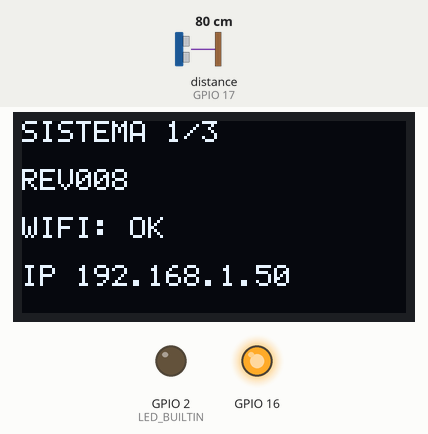
Bench run of a sketch on a simulated ESP32. Shown: 128×64 one-colour display, output pins drawn as LEDs (lit = HIGH). Wiring (inferred from the names in the program): range finder with pulse-width output: data GPIO 17; SSD1306 OLED at I2C address 0x3C. The inputs (shaded band) are chosen by the test bench; at power-on: distance to the obstacle (sensor on GPIO 17) 80 cm. The echo pulse lasts 58.3 µs per cm; WiFi joins after 1.5 s; servers stay silent unless stated.

Above: at 3.0 s.
3.1 s: distance to the obstacle (sensor on GPIO 17) set to 2 cm
At 5.9 s:
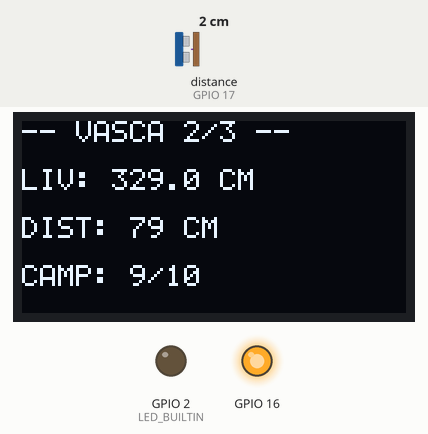
6.1 s: distance to the obstacle (sensor on GPIO 17) set to 60 cm
At 7.0 s:
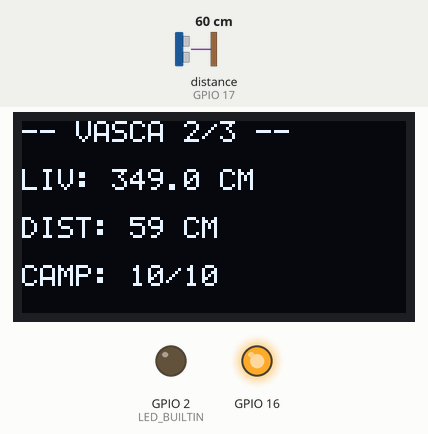
7.7 s: distance to the obstacle (sensor on GPIO 17) set to 35 cm
At 8.2 s:
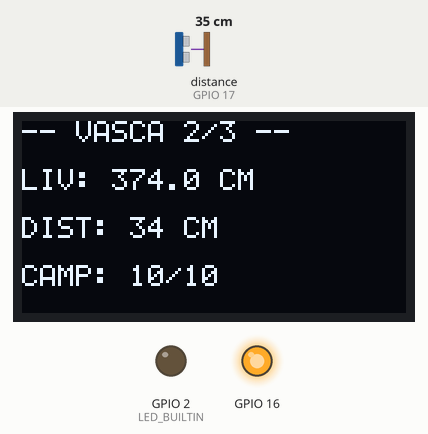
Timing chart, 0 to 32.4 s (numbered marks = the images above; inputs shaded):
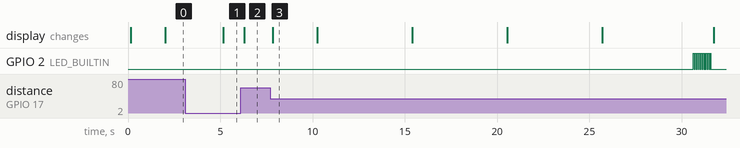

Measured:
- after the input at 3.1 s, the display: changes after 2.1 s (image 1)
- after the input at 6.1 s, the display: changes after 0.19 s (image 2)

The sketch:

heltec_esp32_lora_acquedotto.ino
```cpp
/*
 * Heltec WiFi LoRa 32 V2 — livello vasca acquedotto
 *
 * Sensore: Maxbotix MB7060 (PWM). Livello (cm) = 408 − distanza.
 * Invio ThingSpeak campo 1, canale in secrets.h.
 *
 * Cablaggio MB7060 → Heltec V2:
 *   GND sensore (pin 7) → pin 1 scheda
 *   V+  sensore (pin 6) → pin 2 scheda (5 V, max 5,5 V)
 *   PW  sensore (pin 2) → GPIO 17
 *
 * OLED integrato: oled_heltec_v2.h (driver locale, pin 4/15/16).
 *
 * Arduino IDE → Scheda: "Heltec WiFi LoRa 32(V2)"
 * Librerie: ThingSpeak
 * Campo: SERIAL_DEBUG 0, SIMULA_SENSORE commentato.
 * Casa/test USB: SERIAL_DEBUG 1 (vedi messaggi) oppure SIMULA_SENSORE per inviare valori.
 *
 * Rete Parabola: ESP32 solo 2,4 GHz + WPA2. Se iPhone OK e Parabola no, sul router
 * usa WPA2-PSK (non WPA3 solo) e WiFi 2,4 GHz attivo (vedi scan cifratura su seriale).
 *
 * Revisione: rev008 — OLED pagina sistema: mostra IP WiFi
 */

#define SKETCH_REV 8
#define SKETCH_REV_STR "rev008"

// 1 = messaggi su Monitor Seriale (WiFi, ThingSpeak, livello)
#define SERIAL_DEBUG 0

// Monitor Seriale USB: di solito uguale a SERIAL_DEBUG; metti 1 se vuoi solo USB senza troppi log
#define SERIAL_USB_ON  SERIAL_DEBUG

// --- Test a casa senza MB7060: decommenta ---
// #define SIMULA_SENSORE 1

// ========== IMPOSTAZIONI ==========
// Riavvio programmato della scheda (indipendente da WiFi/ThingSpeak)
const unsigned long RIAVVIO_MINUTI = 1440;

// OLED: pagine che si alternano (0 = una sola schermata compatta)
const unsigned long OLED_CAMBIO_PAGINA_MS = 5000;
const uint8_t OLED_NUM_PAGINE = 3;
// =================================

#include <WiFi.h>
#include "secrets.h"
#include "ThingSpeak.h"
#include "oled_heltec_v2.h"

// --- Pin e sensore MB7060 (PWM diretto, 58 us/cm) ---
const uint8_t PIN_SENSORE_PWM = 17; // numero gpio 17 su heltec
const int VASCA_ALTEZZA_CM = 408;
const unsigned long US_PER_CM = 58;
const unsigned long TIMEOUT_PW_US = 80000;
const int MB7060_DIST_MIN_CM = 20;
const int MB7060_DIST_MAX_CM = 765;

#if defined(SIMULA_SENSORE)
static int distanzaSimulataCm = 74;
static bool simNuovoValore = false;

void gestisciInputSerialeSim() {
  while (Serial.available()) {
    String linea = Serial.readStringUntil('\n');
    linea.trim();
    if (linea.length() == 0) {
      continue;
    }

    if (linea.equalsIgnoreCase("?") || linea.equalsIgnoreCase("help")) {
      Serial.println(F("=== Simulazione sensore ==="));
      Serial.println(F("Scrivi un numero e premi Invio:"));
      Serial.println(F("  74      distanza cm (come MB7060)"));
      Serial.println(F("  L334    livello acqua cm"));
      Serial.println(F("  ?       questo aiuto"));
      continue;
    }

    int dist = 0;
    char primo = linea.charAt(0);
    if (primo == 'L' || primo == 'l') {
      int liv = linea.substring(1).toInt();
      if (liv > 0 && liv < VASCA_ALTEZZA_CM) {
        dist = VASCA_ALTEZZA_CM - liv;
      }
    } else {
      dist = linea.toInt();
    }

    if (dist >= MB7060_DIST_MIN_CM && dist <= MB7060_DIST_MAX_CM) {
      distanzaSimulataCm = dist;
      simNuovoValore = true;
      Serial.print(F("OK  dist="));
      Serial.print(dist);
      Serial.print(F(" cm   liv="));
      Serial.println(VASCA_ALTEZZA_CM - dist);
    } else {
      Serial.println(F("Fuori range: distanza 20-765 cm"));
    }
  }
}
#endif

// --- Tempi ---
const unsigned long INTERVALLO_WIFI_MS = 30000;
const unsigned long WIFI_ATTESA_CONN_MS = 60000;
const unsigned long WIFI_IDLE_MAX_MS = 90000;
const unsigned long WIFI_TIMEOUT_SETUP_MS = 60000;
const unsigned long INTERVALLO_SENSORE_MS = 100;
const unsigned long INTERVALLO_THINGSPEAK_MS = 30000;
const unsigned long TIMEOUT_SENZA_INVIO_MS = 600000;
const unsigned long RIAVVIO_MS = RIAVVIO_MINUTI * 60UL * 1000UL;
const unsigned long MAX_ETA_DATI_MS = 120000;
const unsigned long PAUSA_RETRY_THINGSPEAK_MS = 2000;

const int NUM_LETTURE = 10;
const int MIN_CAMPIONI_PER_INVIO = 3;
const int SOGLIA_SCARTO_PERCENT = 10;
const int MAX_TENTATIVI_INVIO_TS = 3;

char ssid[] = SECRET_SSID;
char pass[] = SECRET_PASS;
WiFiClient client;

unsigned long myChannelNumber = SECRET_CH_ID;
const char* myWriteAPIKey = SECRET_WRITE_APIKEY;

int lettureLivello[NUM_LETTURE];
int indiceLettura = 0;
long sommaMediaMobile = 0;
int campioniValidi = 0;

unsigned long ultimoInvioSuccesso = 0;
unsigned long ultimoTentativoWiFi = 0;
unsigned long wifiUltimoBeginMs = 0;
unsigned long timerLetturaSensore = 0;
unsigned long timerInvioThingSpeak = 0;
unsigned long ultimaLetturaValidaMs = 0;
unsigned long momentoAvvio = 0;
unsigned int tentativiWiFiFalliti = 0;

float ultimoLivelloCm = -1.0f;
int ultimaDistanzaCm = 0;
int ultimoCodiceThingSpeak = 0;
bool lampeggioWiFiFatto = false;

char oledStatoCloud[12] = "---";
uint8_t oledPaginaCorrente = 0;
unsigned long oledTimerPagina = 0;
bool oledForzaRefresh = true;
unsigned long timerLogStatoSerial = 0;
const unsigned long INTERVALLO_LOG_SERIAL_MS = 30000;

void avviaSerialUsb() {
#if SERIAL_USB_ON || defined(SIMULA_SENSORE)
  Serial.begin(115200);
  delay(400);
  Serial.println();
  Serial.println(F("=== Acquedotto Heltec V2 ==="));
  Serial.println(F(SKETCH_REV_STR));
  Serial.println(F("Monitor: 115200 baud, fine riga = Nuova riga"));
  Serial.print(F("Riavvio programmato ogni "));
  Serial.print(RIAVVIO_MINUTI);
  Serial.println(F(" min"));
#if defined(SIMULA_SENSORE)
  Serial.println(F("SIMULA_SENSORE: scrivi 74 o L334 o ?"));
#else
  Serial.println(F("Sensore reale su GPIO 17 (PWM)"));
#endif
#endif
}

#if SERIAL_DEBUG
void logStatoPeriodico() {
  if (millis() - timerLogStatoSerial < INTERVALLO_LOG_SERIAL_MS) {
    return;
  }
  timerLogStatoSerial = millis();

  Serial.print(F("WiFi: "));
  Serial.print(WiFi.status() == WL_CONNECTED ? F("OK") : F("NO"));
  Serial.print(F("  Liv: "));
  if (ultimoLivelloCm > 0.0f) {
    Serial.print(ultimoLivelloCm, 1);
  } else {
    Serial.print(F("---"));
  }
  Serial.print(F(" cm  campioni: "));
  Serial.print(campioniValidi);
  Serial.print(F("  TS: "));
  Serial.println(ultimoCodiceThingSpeak);
}
#endif

void riavviaScheda(const char* motivo) {
#if SERIAL_USB_ON || SERIAL_DEBUG
  Serial.print(F("Riavvio: "));
  Serial.println(motivo);
  Serial.flush();
  delay(50);
#else
  (void)motivo;
#endif
  ESP.restart();
}

void lampeggio(int volte, int msOn, int msOff) {
  for (int i = 0; i < volte; i++) {
    digitalWrite(LED_BUILTIN, HIGH);
    delay(msOn);
    digitalWrite(LED_BUILTIN, LOW);
    delay(msOff);
  }
}

void disegnaPaginaOled(uint8_t pagina) {
  char l1[22];
  char l2[22];
  char l3[22];
  char l4[22];
  char l5[22];

  if (OLED_NUM_PAGINE == 0 || OLED_CAMBIO_PAGINA_MS == 0) {
    snprintf(l1, sizeof(l1), "ACQ %s", SKETCH_REV_STR);
    snprintf(l2, sizeof(l2), "%s", WiFi.status() == WL_CONNECTED ? "WIFI OK" : "WIFI ...");
    if (WiFi.status() == WL_CONNECTED) {
      snprintf(l3, sizeof(l3), "IP %s", WiFi.localIP().toString().c_str());
    } else {
      snprintf(l3, sizeof(l3), "IP ---");
    }
    if (ultimoLivelloCm > 0.0f) {
      snprintf(l4, sizeof(l4), "LIV %.1f CM", ultimoLivelloCm);
    } else {
      snprintf(l4, sizeof(l4), "LIV --- CM");
    }
    if (ultimoCodiceThingSpeak == 200) {
      snprintf(l5, sizeof(l5), "TS OK  N:%d", campioniValidi);
    } else if (ultimoCodiceThingSpeak != 0) {
      snprintf(l5, sizeof(l5), "TS ERR %d", ultimoCodiceThingSpeak);
    } else {
      snprintf(l5, sizeof(l5), "N:%d %s", campioniValidi, oledStatoCloud);
    }
    oledShowLinesCompact(l1, l2, l3, l4, l5, "");
    return;
  }

  switch (pagina) {
    case 0:
      snprintf(l1, sizeof(l1), "SISTEMA 1/%d", OLED_NUM_PAGINE);
      snprintf(l2, sizeof(l2), SKETCH_REV_STR);
      snprintf(l3, sizeof(l3), "%s", WiFi.status() == WL_CONNECTED ? "WIFI: OK" : "WIFI: ...");
      if (WiFi.status() == WL_CONNECTED) {
        snprintf(l4, sizeof(l4), "IP %s", WiFi.localIP().toString().c_str());
      } else {
        snprintf(l4, sizeof(l4), "IP: ---");
      }
      break;
    case 1:
      snprintf(l1, sizeof(l1), "-- VASCA 2/%d --", OLED_NUM_PAGINE);
      if (ultimoLivelloCm > 0.0f) {
        snprintf(l2, sizeof(l2), "LIV: %.1f CM", ultimoLivelloCm);
      } else {
        snprintf(l2, sizeof(l2), "LIV: --- CM");
      }
      if (ultimaDistanzaCm > 0) {
        snprintf(l3, sizeof(l3), "DIST: %d CM", ultimaDistanzaCm);
      } else {
        snprintf(l3, sizeof(l3), "DIST: --- CM");
      }
      snprintf(l4, sizeof(l4), "CAMP: %d/%d", campioniValidi, NUM_LETTURE);
      break;
    default:
      snprintf(l1, sizeof(l1), "-- CLOUD --");
      if (ultimoCodiceThingSpeak == 200) {
        snprintf(l2, sizeof(l2), "THINGSPEAK: OK");
        if (ultimoLivelloCm > 0.0f) {
          snprintf(l3, sizeof(l3), "INVIO: %.1f CM", ultimoLivelloCm);
        } else {
          snprintf(l3, sizeof(l3), "DATI INVIATI");
        }
      } else if (ultimoCodiceThingSpeak != 0) {
        snprintf(l2, sizeof(l2), "THINGSPEAK ERR");
        snprintf(l3, sizeof(l3), "COD: %d", ultimoCodiceThingSpeak);
      } else {
        snprintf(l2, sizeof(l2), "THINGSPEAK: ---");
        snprintf(l3, sizeof(l3), "OGNI 30 SEC");
      }
      snprintf(l4, sizeof(l4), "PAG 3/%d", OLED_NUM_PAGINE);
      break;
  }

  oledShowLines(l1, l2, l3, l4);
}

void aggiornaOled(const char* statoCloud) {
  strncpy(oledStatoCloud, statoCloud, sizeof(oledStatoCloud) - 1);
  oledStatoCloud[sizeof(oledStatoCloud) - 1] = '\0';
  oledForzaRefresh = true;
}

void gestisciOledPagine() {
  if (OLED_NUM_PAGINE == 0 || OLED_CAMBIO_PAGINA_MS == 0) {
    if (oledForzaRefresh) {
      oledForzaRefresh = false;
      disegnaPaginaOled(0);
    }
    return;
  }

  if (millis() - oledTimerPagina >= OLED_CAMBIO_PAGINA_MS) {
    oledTimerPagina = millis();
    oledPaginaCorrente = (oledPaginaCorrente + 1) % OLED_NUM_PAGINE;
    oledForzaRefresh = true;
  }

  if (oledForzaRefresh) {
    oledForzaRefresh = false;
    disegnaPaginaOled(oledPaginaCorrente);
  }
}

int leggiDistanzaCm() {
#if defined(SIMULA_SENSORE)
  return distanzaSimulataCm;
#else
  unsigned long pw = pulseIn(PIN_SENSORE_PWM, HIGH, TIMEOUT_PW_US);
  if (pw == 0) {
    return 0;
  }
  return (int)((pw / US_PER_CM) + 0.5f);
#endif
}

int distanzaToLivello(int distanzaCm) {
  if (distanzaCm < MB7060_DIST_MIN_CM || distanzaCm > MB7060_DIST_MAX_CM) {
    return -1;
  }
  int livello = VASCA_ALTEZZA_CM - distanzaCm;
  if (livello <= 0 || livello > VASCA_ALTEZZA_CM) {
    return -1;
  }
  return livello;
}

void resetBufferLetture() {
  for (int i = 0; i < NUM_LETTURE; i++) {
    lettureLivello[i] = 0;
  }
  sommaMediaMobile = 0;
  indiceLettura = 0;
  campioniValidi = 0;
}

void aggiornaMediaMobile(int livelloCm) {
  sommaMediaMobile -= lettureLivello[indiceLettura];
  lettureLivello[indiceLettura] = livelloCm;
  sommaMediaMobile += livelloCm;
  indiceLettura = (indiceLettura + 1) % NUM_LETTURE;
  if (campioniValidi < NUM_LETTURE) {
    campioniValidi++;
  }
  ultimaLetturaValidaMs = millis();
  ultimoLivelloCm = (float)livelloCm;
}

void registraLetturaSensore(int distanzaCm, int livelloCm) {
  if (distanzaCm > 0) {
    ultimaDistanzaCm = distanzaCm;
  }
  aggiornaMediaMobile(livelloCm);
}

float mediaLivello() {
  if (campioniValidi == 0) {
    return 0.0f;
  }
  return (float)sommaMediaMobile / (float)campioniValidi;
}

bool datiSonoObsoleti() {
  if (campioniValidi == 0 || ultimaLetturaValidaMs == 0) {
    return false;
  }
  return (millis() - ultimaLetturaValidaMs) > MAX_ETA_DATI_MS;
}

bool datiSonoFreschi() {
  if (campioniValidi < MIN_CAMPIONI_PER_INVIO || ultimaLetturaValidaMs == 0) {
    return false;
  }
  return (millis() - ultimaLetturaValidaMs) <= MAX_ETA_DATI_MS;
}

bool livelloCoerenteConMedia(int nuovoCm) {
  if (campioniValidi == 0) {
    return true;
  }
  int riferimento = (int)(mediaLivello() + 0.5f);
  if (riferimento < 1) {
    riferimento = 1;
  }
  int delta = abs(nuovoCm - riferimento);
  return (delta * 100) <= (riferimento * SOGLIA_SCARTO_PERCENT);
}

#if SERIAL_DEBUG
const char* nomeCifraturaWiFi(wifi_auth_mode_t auth) {
  switch (auth) {
    case WIFI_AUTH_OPEN: return "APERTA";
    case WIFI_AUTH_WEP: return "WEP (obsoleta)";
    case WIFI_AUTH_WPA_PSK: return "WPA";
    case WIFI_AUTH_WPA2_PSK: return "WPA2 OK";
    case WIFI_AUTH_WPA_WPA2_PSK: return "WPA+WPA2 OK";
    case WIFI_AUTH_WPA2_ENTERPRISE: return "WPA2 Enterprise NO";
    case WIFI_AUTH_WPA3_PSK: return "WPA3 solo NO ESP32";
    case WIFI_AUTH_WPA2_WPA3_PSK: return "WPA2+WPA3 prova";
    default: return "?";
  }
}

void scanRetiDebug() {
  Serial.println(F("Scan reti WiFi (2.4 GHz)..."));
  Serial.println(F("ESP32: solo 2,4 GHz, WPA/WPA2 (non WPA3 solo, non Enterprise)"));
  int n = WiFi.scanNetworks(false, true);
  if (n <= 0) {
    Serial.println(F("  Nessuna rete trovata"));
    return;
  }
  bool trovata = false;
  for (int i = 0; i < n; i++) {
    Serial.print(F("  "));
    Serial.print(WiFi.SSID(i));
    Serial.print(F("  "));
    Serial.print(WiFi.RSSI(i));
    Serial.print(F(" dBm  "));
    Serial.println(nomeCifraturaWiFi(WiFi.encryptionType(i)));
    if (WiFi.SSID(i) == ssid) {
      trovata = true;
      wifi_auth_mode_t auth = WiFi.encryptionType(i);
      if (auth == WIFI_AUTH_WPA3_PSK) {
        Serial.println(F("  *** Parabola in WPA3 solo: cambia router in WPA2 ***"));
      }
      if (auth == WIFI_AUTH_WPA2_ENTERPRISE) {
        Serial.println(F("  *** Enterprise: ESP32 non supporta ***"));
      }
    }
  }
  Serial.print(F("Rete configurata \""));
  Serial.print(ssid);
  Serial.println(trovata ? F("\": TROVATA") : F("\": NON in lista"));
  WiFi.scanDelete();
}
#endif

#if SERIAL_DEBUG
const char* nomeStatoWiFi(wl_status_t s) {
  switch (s) {
    case WL_IDLE_STATUS: return "in connessione (0)";
    case WL_NO_SSID_AVAIL: return "rete non trovata (1)";
    case WL_CONNECTED: return "connesso (3)";
    case WL_CONNECT_FAILED: return "password/tipo rete (4)";
    case WL_CONNECTION_LOST: return "persa (5)";
    case WL_DISCONNECTED: return "disconnesso (6)";
    default: return "?";
  }
}
#endif

// Attesa affidabile: waitForConnectResult su ESP32 spesso restituisce 0 (idle) anche se poi connette
bool attendiWiFiCollegato(unsigned long timeoutMs) {
  unsigned long start = millis();
  while (millis() - start < timeoutMs) {
    wl_status_t s = WiFi.status();
    if (s == WL_CONNECTED) {
      return true;
    }
    if (s == WL_CONNECT_FAILED || s == WL_NO_SSID_AVAIL) {
      return false;
    }
    delay(300);
  }
  return WiFi.status() == WL_CONNECTED;
}

void tentaConnessioneWiFi() {
  WiFi.mode(WIFI_STA);
  WiFi.setSleep(false);
  WiFi.setAutoReconnect(true);
  WiFi.persistent(false);
  WiFi.disconnect(true);
  delay(200);
  WiFi.begin(ssid, pass);
  wifiUltimoBeginMs = millis();
  ultimoTentativoWiFi = millis();
#if SERIAL_DEBUG
  Serial.print(F("WiFi.begin -> \""));
  Serial.print(ssid);
  Serial.println(F("\""));
#endif
}

void gestisciWiFi() {
  wl_status_t stato = WiFi.status();

  if (stato == WL_CONNECTED) {
    if (!lampeggioWiFiFatto) {
      lampeggio(5, 200, 200);
      lampeggioWiFiFatto = true;
      aggiornaOled("ONLINE");
#if SERIAL_DEBUG
      Serial.print(F("WiFi OK  IP "));
      Serial.println(WiFi.localIP());
#endif
    }
    tentativiWiFiFalliti = 0;
    return;
  }

  lampeggioWiFiFatto = false;
  aggiornaOled("OFFLINE");

  unsigned long daBegin = millis() - wifiUltimoBeginMs;

  // Stato 0 = connessione in corso: NON chiamare di nuovo WiFi.begin
  if (stato == WL_IDLE_STATUS && daBegin < WIFI_IDLE_MAX_MS) {
    return;
  }

  // Attesa minima dopo ogni begin (tranne fallimento chiaro)
  if (daBegin < WIFI_ATTESA_CONN_MS &&
      stato != WL_CONNECT_FAILED && stato != WL_NO_SSID_AVAIL) {
    return;
  }

  if (millis() - ultimoTentativoWiFi < INTERVALLO_WIFI_MS) {
    return;
  }

  tentativiWiFiFalliti++;

#if SERIAL_DEBUG
  Serial.print(F("WiFi retry "));
  Serial.println(nomeStatoWiFi(stato));
#endif

  tentaConnessioneWiFi();
}

#if SERIAL_DEBUG
void logErroreThingSpeak(int codice, int tentativo) {
  Serial.print(F("ThingSpeak "));
  Serial.print(tentativo);
  Serial.print(F("/"));
  Serial.print(MAX_TENTATIVI_INVIO_TS);
  Serial.print(F(" codice "));
  Serial.println(codice);
}
#endif

int inviaLivelloThingSpeak(float livelloMedio) {
  int ultimaRisposta = -301;

  for (int tentativo = 1; tentativo <= MAX_TENTATIVI_INVIO_TS; tentativo++) {
    aggiornaOled("INVIO");
    client.stop();
    delay(200);

    ThingSpeak.setField(1, livelloMedio);
    ultimaRisposta = ThingSpeak.writeFields(myChannelNumber, myWriteAPIKey);
    ultimoCodiceThingSpeak = ultimaRisposta;

    if (ultimaRisposta == 200) {
      ultimoLivelloCm = livelloMedio;
      aggiornaOled("OK");
      return 200;
    }

#if SERIAL_DEBUG
    logErroreThingSpeak(ultimaRisposta, tentativo);
#endif

    if (tentativo < MAX_TENTATIVI_INVIO_TS) {
      delay(PAUSA_RETRY_THINGSPEAK_MS);
    }
  }

  aggiornaOled("FAIL");
  return ultimaRisposta;
}

void setup() {
  avviaSerialUsb();

  pinMode(LED_BUILTIN, OUTPUT);
  pinMode(PIN_SENSORE_PWM, INPUT);

  resetBufferLetture();

  oledInitPins(4, 15, 16);
  oledTimerPagina = millis();
  oledForzaRefresh = true;
  disegnaPaginaOled(0);

  ThingSpeak.begin(client);
  momentoAvvio = millis();
  ultimoInvioSuccesso = momentoAvvio;

#if SERIAL_DEBUG
  scanRetiDebug();
  delay(500);
#endif
  tentaConnessioneWiFi();

#if SERIAL_DEBUG
  Serial.println(F("Attendo WiFi (max 60 s)..."));
#endif
  if (attendiWiFiCollegato(WIFI_TIMEOUT_SETUP_MS)) {
    lampeggioWiFiFatto = true;
    aggiornaOled("ONLINE");
#if SERIAL_DEBUG
    Serial.print(F("WiFi OK  IP "));
    Serial.println(WiFi.localIP());
#endif
  } else {
#if SERIAL_DEBUG
    Serial.print(F("WiFi non pronto: "));
    Serial.println(nomeStatoWiFi(WiFi.status()));
    if (WiFi.status() == WL_CONNECT_FAILED) {
      Serial.println(F("-> Controlla password in secrets.h"));
    } else {
      Serial.println(F("-> Il loop continuera a provare"));
    }
#endif
  }
}

void loop() {
#if defined(SIMULA_SENSORE)
  gestisciInputSerialeSim();
#endif

#if SERIAL_DEBUG
  logStatoPeriodico();
#endif

  if (RIAVVIO_MINUTI > 0 && millis() - momentoAvvio >= RIAVVIO_MS) {
    aggiornaOled("REBOOT");
    delay(1000);
    riavviaScheda("Riavvio programmato");
  }

  if (millis() - ultimoInvioSuccesso > TIMEOUT_SENZA_INVIO_MS) {
    aggiornaOled("TIMEOUT");
    delay(1000);
    riavviaScheda("10 min senza invio OK");
  }

  gestisciWiFi();

  if (datiSonoObsoleti()) {
    resetBufferLetture();
    ultimaLetturaValidaMs = 0;
    lampeggio(3, 500, 500);
#if SERIAL_DEBUG
    Serial.println(F("Buffer azzerato: dati obsoleti"));
#endif
  }

  if (millis() - timerLetturaSensore > INTERVALLO_SENSORE_MS) {
    timerLetturaSensore = millis();

    int distanza = leggiDistanzaCm();
    int livello = distanzaToLivello(distanza);

#if defined(SIMULA_SENSORE)
    if (simNuovoValore) {
      resetBufferLetture();
      simNuovoValore = false;
    }
    if (livello > 0) {
      registraLetturaSensore(distanza, livello);
      aggiornaOled(WiFi.status() == WL_CONNECTED ? "LETTURA" : "OFFLINE");
    }
#else
    if (livello > 0 && livelloCoerenteConMedia(livello)) {
      registraLetturaSensore(distanza, livello);
      aggiornaOled(WiFi.status() == WL_CONNECTED ? "LETTURA" : "OFFLINE");
    }
#endif
  }

  if (WiFi.status() == WL_CONNECTED &&
      millis() - timerInvioThingSpeak > INTERVALLO_THINGSPEAK_MS) {
    timerInvioThingSpeak = millis();

    if (datiSonoFreschi()) {
      float livelloMedio = mediaLivello();
      if (livelloMedio > 0.0f) {
        if (inviaLivelloThingSpeak(livelloMedio) == 200) {
          ultimoInvioSuccesso = millis();
          lampeggio(10, 50, 50);
        } else {
          lampeggio(3, 500, 500);
        }
      }
    }
  }

  if (millis() - momentoAvvio > 5000 &&
      campioniValidi == 0 &&
      WiFi.status() == WL_CONNECTED) {
    aggiornaOled("SENS.ERR");
  }

  gestisciOledPagine();
}
```

Source omitted: oled_heltec_v2.h (5381 bytes), secrets.h (608 bytes)
